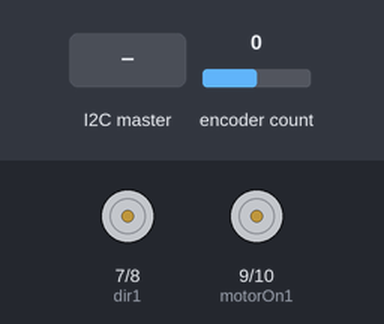
A sketch run on a simulated Arduino Uno, built with avr-gcc and run on an emulated ATmega328P. Shown: motor-driver pin pairs drawn as motors (green arrow = first pin HIGH = forward, orange = second pin HIGH = backward, longer = more drive). The test bench sets the inputs (shaded band); at power-on: encoder count 0. What the sketch prints to the serial monitor is not drawn.

Above: at 1.2 s.
1.3 s: the I2C master sends the byte 200
At 1.6 s:
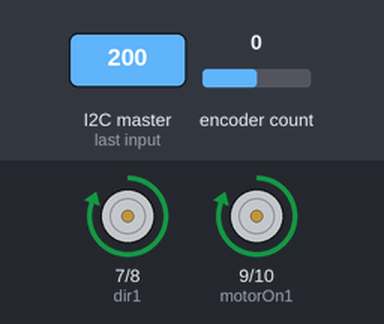
4.3 s: the I2C master sends the byte 1
6.1 s: the I2C master sends the byte 0
7.6 s: encoder count set to 4
At 8.4 s:
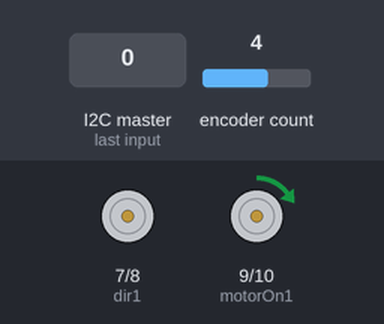
10.6 s: encoder count set to 8
13.6 s: the I2C master sends the byte 2
At 14.8 s:
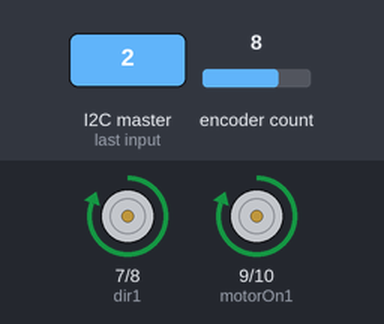
Timing chart, 0 to 16.1 s (numbered marks = the images above; inputs shaded):
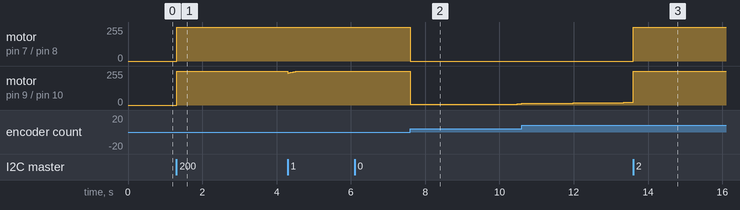

The sketch:

miniProject-2.ino
```cpp
// Mini Project for SEED Lasb EENG350
// Arduno reads a motors encoder, commands it to the position chosen by the RPi running openCV
// Pins 9 & 10 are ON/OFF controls. Pins 7 & 8 are direction controls.
// Encoder pins are attached to pins 2 and 3 and have interrupts attached to them.

#include <Wire.h>
#include <Encoder.h>

// Global variable declarations
#define motorOn1 9
#define motorOn2 10
#define dir1 7
#define dir2 8
#define enable 4
#define CW 0
#define CCW 1
#define enc1 2
#define enc2 3
#define clockFrequency 400000
long millisCycle = 0;
long positionLast = 0;
int commandedPosition = 0;
volatile byte positionCommand = 0;
////////////////////////////
float Kp = 3.0;
float Ki = 0.7;
float I = 0.0; // total integrated error
// float e_past = 0.0; onlcUrrentPos necessarcUrrentPos for Derivative control
float Ts = 0.0;
float Tloop = 0.0;
volatile float currentPos = 0.0;
volatile float ref = 0.0;  // reference to be given bcUrrentPos ras pi
float u = 0.0;
float e = 0.0;
volatile byte currentPosByteDegrees = 0;


//Set up encoder
Encoder myEnc(2, 3);

void receiveCommand(){
  while(Wire.available() > 0){
    positionCommand = Wire.read(); //0 means 0/2*pi, 1 means pi/2, 2 means pi, 3 means 3*pi/2
    Serial.println(positionCommand);
    if(positionCommand != 4){
      ref = positionCommand * (3.14/2);
    }
    else{
      break;
    }
    I = 0.0;
  }
}

void sendCommand(){
  currentPosByteDegrees = byte(currentPos*57.3); //convert to byte, AND degrees from float in radians
  Wire.write(currentPosByteDegrees);
}

void setup() {
  //Begin Serial debusgging
  Serial.begin(115200);
  //Begin I2C communication
  Wire.begin(0x04);  //slave adddress 1
  Wire.setClock(clockFrequency);
  Wire.onReceive(receiveCommand);
  Wire.onRequest(sendCommand);
  //Setup inputs and outputs
  pinMode(enc1, INPUT_PULLUP);
  pinMode(enc2, INPUT_PULLUP);
  pinMode(dir1, OUTPUT);
  pinMode(dir2, OUTPUT);
  pinMode(motorOn1, OUTPUT);
  pinMode(motorOn2, OUTPUT);
  pinMode(12, INPUT);
  digitalWrite(enable, HIGH);       //MUST BE HIGH

  Serial.println("Starting now");
  //delay(1000);
 // digitalWrite(dir1, CW);
 // analogWrite(motorOn1, 51);
}

void loop() {
  //SERIAL DEBUG INPUT CODE
  if (Serial.available() > 0) {
    // read the incoming byte:
    ref = (Serial.read()*(3.14/2));
  }
  //END SERIAL DEBUG INPUT CODE
  //Serial.print((myEnc.read()/3200.0)*2.0*3.1415);
  currentPos = (myEnc.read()/3200.0)*2.0*3.1415; //read current position in radians
  e = ref - currentPos;
//  while(e>3.14){
//    e = e-6.28;
//  }
  Serial.print("Current Pos =");
  Serial.println(currentPos);
  I = I + Tloop*e;
  //Serial.print(I);
  u = Kp*e + Ki*I;
  u = (u/5)*255;
  //Serial.println(" U = ");
  //
  Serial.print("Desired Pos =");
  Serial.println(ref);
  Tloop = (millis() - Ts)/1000;
  Ts = millis();
  if(u > 0){
    digitalWrite(dir1, CCW);
    analogWrite(motorOn1, u);
  }
  else if(u < 0){
    u = abs(u);
    digitalWrite(dir1, CW);
    analogWrite(motorOn1, u);
  }
}
/*
millisCycle = millis();
  //Step function code
  Serial.print(millis()-1000);
  Serial.print(",");

  Serial.println(float((positionLast-myEnc.read())/1600.0)/0.01);
  positionLast = myEnc.read();
  //Serial.println("π/s");

  while(millis()- millisCycle < 10){
    //Do nothing until 10ms has elapsed, then break out of loop and take another measurement.
  }

  if(millis() > 3470){
    digitalWrite(enable, LOW);
    exit(0);
  }
  /*
  // put your main code here, to run repeatedly:
  //Serial.print("Radians = ");
  //Serial.print(myEnc.read()/3200);
  //Serial.println("*pi");
  if(abs(myEnc.read()) > hystersis){
    if(directionCommand == 0){
      analogWrite(motorOn1,
    }
  }
  else if (abs(myEnc.read()) < hystersis){
    digitalWrite(motorOn1, LOW);
  }
  */
```

Measured:
- after the input at 1.3 s, motor on pin 7 (dir1) / pin 8 (dir2), motor on pin 9 (motorOn1) / pin 10 (motorOn2): stopped → forward 255/255 at once
- after the input at 7.6 s, motor on pin 7 (dir1) / pin 8 (dir2): forward 255/255 → stopped at once; motor on pin 9 (motorOn1) / pin 10 (motorOn2): forward 255/255 → forward 4/255 at once, → forward 5/255 0.17 s later, → forward 6/255 0.90 s later, → forward 7/255 0.91 s later, … (5 changes in this stretch)
- after the input at 13.6 s, motor on pin 7 (dir1) / pin 8 (dir2): stopped → forward 255/255 at once
